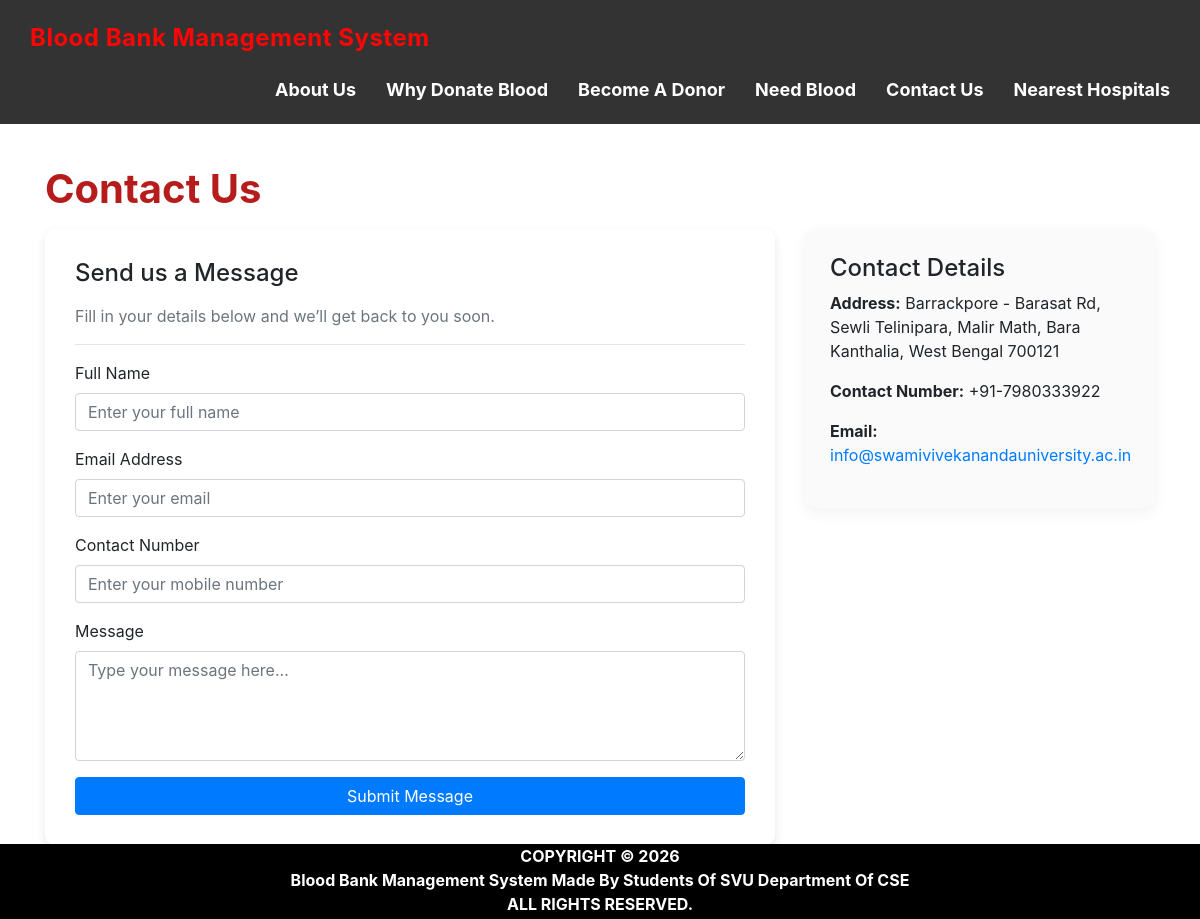
Page /contact_us.php on the committed database.
### tables this page shows
CREATE TABLE `contact_info` (
  `contact_id` int(11) NOT NULL,
  `contact_address` varchar(100) NOT NULL,
  `contact_mail` varchar(50) NOT NULL,
  `contact_phone` varchar(100) NOT NULL
);

### contact_us.php (the view, shortened to what this page needs)
<?php
include 'conn.php';
?>
<!DOCTYPE html>
<html>
<head>
  <link rel="stylesheet" href="https://maxcdn.bootstrapcdn.com/bootstrap/4.5.2/css/bootstrap.min.css">
</head>
<body>
<?php
include 'head.php';
?>
<div id="page-container">
  <div class="container">
    <div id="content-wrap" style="padding-bottom:50px;">
      <h1 class="mt-4 mb-3 contact-title">Contact Us</h1>
      <div class="row">
        <div class="col-lg-8 mb-4">
          <div class="form-container">
            <h4 class="mb-3">Send us a Message</h4>
            <p class="text-muted">Fill in your details below and we’ll get back to you soon.</p>
            <hr>
            <form method="POST" action="">
              <div class="form-group">
                <label for="name">Full Name</label>
                <input type="text" class="form-control" id="name" name="name" placeholder="Enter your full name" required>
              </div>
              <div class="form-group">
                <label for="email">Email Address</label>
                <input type="email" class="form-control" id="email" name="email" placeholder="Enter your email" required>
              </div>
              <div class="form-group">
                <label for="phone">Contact Number</label>
                <input type="text" class="form-control" id="phone" name="phone" placeholder="Enter your mobile number" required>
              </div>
              <div class="form-group">
                <label for="message">Message</label>
                <textarea class="form-control" id="message" name="message" rows="4" placeholder="Type your message here..." required></textarea>
              </div>
              <button type="submit" class="btn btn-primary btn-block">Submit Message</button>
            </form>
          </div>
        </div>
        <div class="col-lg-4 mb-4">
          <div class="contact-details">
            <h4>Contact Details</h4>
            <?php
              $sql = "SELECT * FROM contact_info";
              $result = mysqli_query($conn, $sql);
              if(mysqli_num_rows($result) > 0) {
                while($row = mysqli_fetch_assoc($result)) {
            ?>
              <p><strong>Address:</strong> <?php echo $row['contact_address']; ?></p>
              <p><strong>Contact Number:</strong> <?php echo $row['contact_phone']; ?></p>
              <p><strong>Email:</strong>
                <a href="mailto:<?php echo $row['contact_mail']; ?>"><?php echo $row['contact_mail']; ?></a>
              </p>
            <?php
                }
              }
            ?>
          </div>
        </div>
      </div>
    </div>
  </div>
  <?php include 'footer.php'; ?>
</div>
</body>
</html>

### contact_us.php (style rules this page uses)
:root { --accent-red: #d32f2f; --accent-dark: #b71c1c; --light-gray: #fafafa; }
body { background-color: #f7f7f7; }
#page-container { margin-top: 50px; position: relative; min-height: 84vh; }
.contact-title { color: var(--accent-dark); font-weight: 700; margin-bottom: 20px; }
.form-container { background: #fff; border-radius: 10px; padding: 30px; box-shadow: 0 4px 10px rgba(0,0,0,0.1); }
.btn-primary { background-color: var(--accent-red); border: none; }
.contact-details { background: var(--light-gray); border-radius: 10px; padding: 25px; box-shadow: 0 5px 15px rgba(0, 0, 0, 0.05); }

### head.php (style rules this page uses)
body { margin: 0; padding-top: 115px; }

### rows in the picture
contact_info: contact_address "Barrackpore - Barasat Rd, Sewli Telinipara, Malir Math, Bara Kanthalia, West Bengal 700121", contact_phone "+91-7980333922", contact_mail "info@swamivivekanandauniversity.ac.in"
